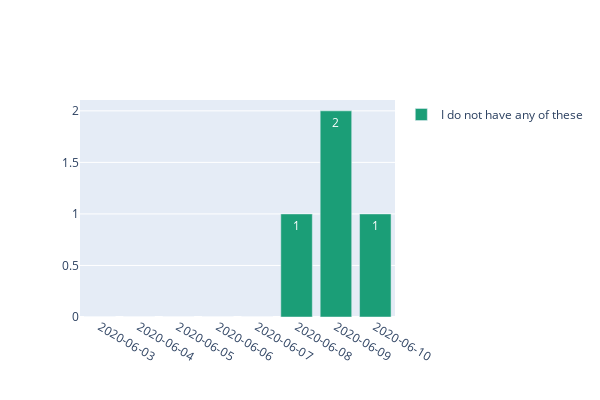
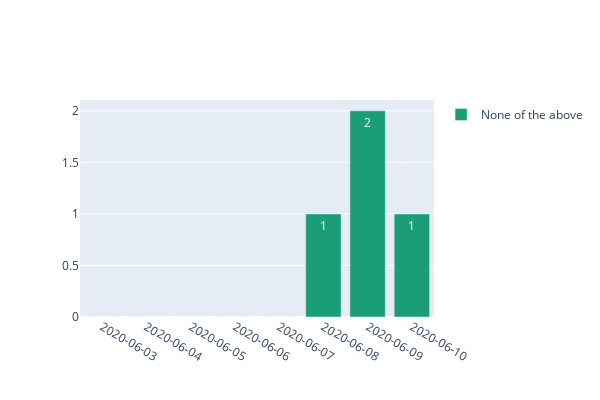
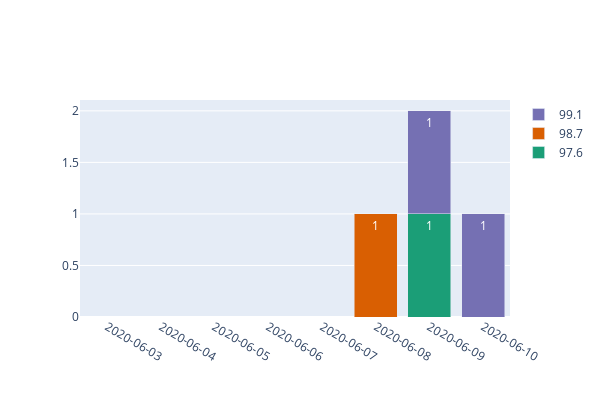

Notebook source saved alongside these figures, in order:
### Code cell
for fig in figs:
    fig.show()

### Figure 1 — Plotly figure (JSON) as saved in the notebook; plotly's stock layout.template omitted (floating-point values rounded to 4 significant figures)
{"data": [{"marker": {"color": "rgba(0.10588235294117647, 0.6196078431372549, 0.4666666666666667)"}, "name": "I do not have any of these", "orientation": "v", "text": [0, 0, 0, 0, 0, 1, 2, 1], "textposition": "auto", "type": "bar", "x": ["2020-06-03", "2020-06-04", "2020-06-05", "2020-06-06", "2020-06-07", "2020-06-08", "2020-06-09", "2020-06-10"], "y": [0, 0, 0, 0, 0, 1, 2, 1]}], "layout": {"autosize": true, "barmode": "stack", "height": 400, "showlegend": true, "title": {"text": "", "x": 0.5, "xanchor": "center", "y": 0.9, "yanchor": "top"}, "width": 600, "xaxis": {"automargin": true, "categoryarray": ["2020-06-03", "2020-06-04", "2020-06-05", "2020-06-06", "2020-06-07", "2020-06-08", "2020-06-09", "2020-06-10"], "categoryorder": "array", "title": {"font": {"size": 12}, "text": ""}, "type": "category"}, "yaxis": {"automargin": true, "title": {"font": {"size": 12}, "text": ""}}}}

### Figure 2 — Plotly figure (JSON) as saved in the notebook; plotly's stock layout.template omitted (floating-point values rounded to 4 significant figures)
{"data": [{"marker": {"color": "rgba(0.10588235294117647, 0.6196078431372549, 0.4666666666666667)"}, "name": "None of the above", "orientation": "v", "text": [0, 0, 0, 0, 0, 1, 2, 1], "textposition": "auto", "type": "bar", "x": ["2020-06-03", "2020-06-04", "2020-06-05", "2020-06-06", "2020-06-07", "2020-06-08", "2020-06-09", "2020-06-10"], "y": [0, 0, 0, 0, 0, 1, 2, 1]}], "layout": {"autosize": true, "barmode": "stack", "height": 400, "showlegend": true, "title": {"text": "", "x": 0.5, "xanchor": "center", "y": 0.9, "yanchor": "top"}, "width": 600, "xaxis": {"automargin": true, "categoryarray": ["2020-06-03", "2020-06-04", "2020-06-05", "2020-06-06", "2020-06-07", "2020-06-08", "2020-06-09", "2020-06-10"], "categoryorder": "array", "title": {"font": {"size": 12}, "text": ""}, "type": "category"}, "yaxis": {"automargin": true, "title": {"font": {"size": 12}, "text": ""}}}}

### Figure 3 — Plotly figure (JSON) as saved in the notebook; plotly's stock layout.template omitted (floating-point values rounded to 4 significant figures)
{"data": [{"marker": {"color": "rgba(0.10588235294117647, 0.6196078431372549, 0.4666666666666667)"}, "name": "97.6", "orientation": "v", "text": [1], "textposition": "auto", "type": "bar", "x": ["2020-06-09"], "y": [1]}, {"marker": {"color": "rgba(0.8509803921568627, 0.37254901960784315, 0.00784313725490196)"}, "name": "98.7", "orientation": "v", "text": [0, 0, 0, 0, 0, 1], "textposition": "auto", "type": "bar", "x": ["2020-06-03", "2020-06-04", "2020-06-05", "2020-06-06", "2020-06-07", "2020-06-08"], "y": [0, 0, 0, 0, 0, 1]}, {"marker": {"color": "rgba(0.4588235294117647, 0.4392156862745098, 0.7019607843137254)"}, "name": "99.1", "orientation": "v", "text": [1, 1], "textposition": "auto", "type": "bar", "x": ["2020-06-09", "2020-06-10"], "y": [1, 1]}], "layout": {"autosize": true, "barmode": "stack", "height": 400, "showlegend": true, "title": {"text": "", "x": 0.5, "xanchor": "center", "y": 0.9, "yanchor": "top"}, "width": 600, "xaxis": {"automargin": true, "categoryarray": ["2020-06-03", "2020-06-04", "2020-06-05", "2020-06-06", "2020-06-07", "2020-06-08", "2020-06-09", "2020-06-10"], "categoryorder": "array", "title": {"font": {"size": 12}, "text": ""}, "type": "category"}, "yaxis": {"automargin": true, "title": {"font": {"size": 12}, "text": ""}}}}
